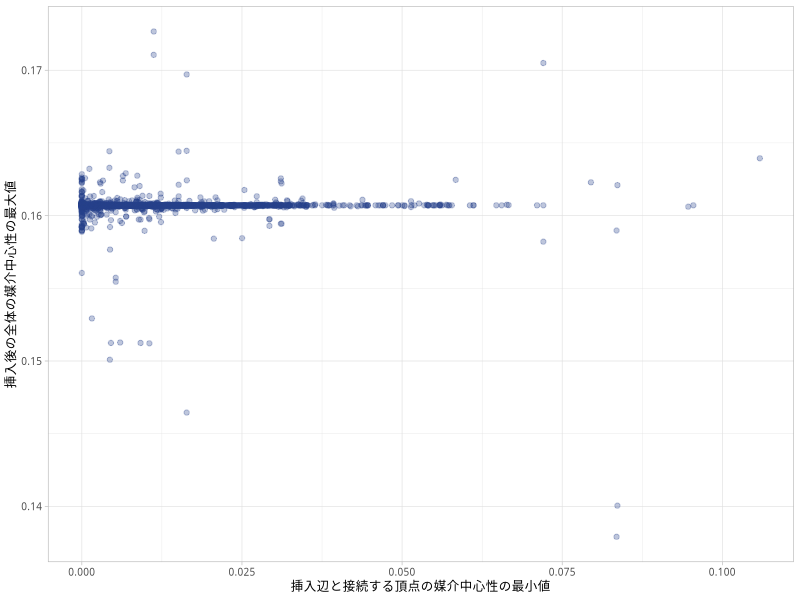

The R script that drew this image:
library(readr)
library(dplyr)
library(tidyr)
library(ggplot2)
library(viridis)
theme_set(theme_light(base_size = 9, base_family = 'IPAexGothic'))
out_file <- paste0(sub('^--file=(.+)\\.R$', '\\1', basename(commandArgs()[4])), '.pdf')

data_static <- read_csv(
  '../../res/data/road-oka-static.csv',
  col_types = list(vert = col_character(), bc = col_double())
)

data_dynamic <- read_csv(
  '../../res/data/road-oka-dynamic.csv',
  col_types = list(
    vert1 = col_character(),
    vert2 = col_character(),
    `max-bc` = col_double()
  )
) %>%
  filter(query == 'insert') %>%
  select(c(vert1, vert2, `max-bc`, `time-proposed`, `time-brandes`))

data <- data_dynamic %>%
  inner_join(data_static, by = c('vert1' = 'vert')) %>% rename('bc1' = 'bc') %>%
  inner_join(data_static, by = c('vert2' = 'vert')) %>% rename('bc2' = 'bc') %>%
  mutate(`min-bc-on-pair` = pmin(bc1, bc2))

gp <- ggplot(data, aes(`min-bc-on-pair`, `max-bc`)) +
  geom_point(colour = 'royalblue4', alpha = 0.3) +
  xlab('挿入辺と接続する頂点の媒介中心性の最小値') +
  ylab('挿入後の全体の媒介中心性の最大値') +
  theme(
    legend.title = element_blank(),
    legend.position = 'top',
    strip.text = element_text(colour = 'black'),
    strip.background = element_blank()
  )

ggsave(out_file, gp, cairo_pdf, width = 9, height = 7, units = 'cm')
